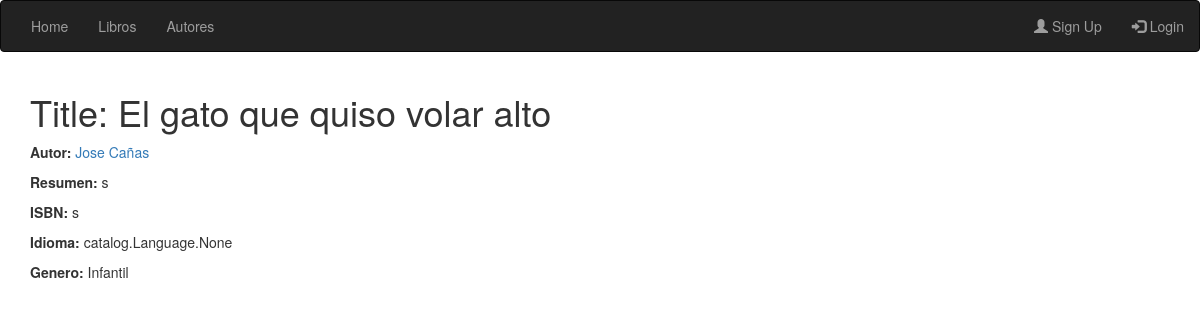
The app's page /book/13, older data.
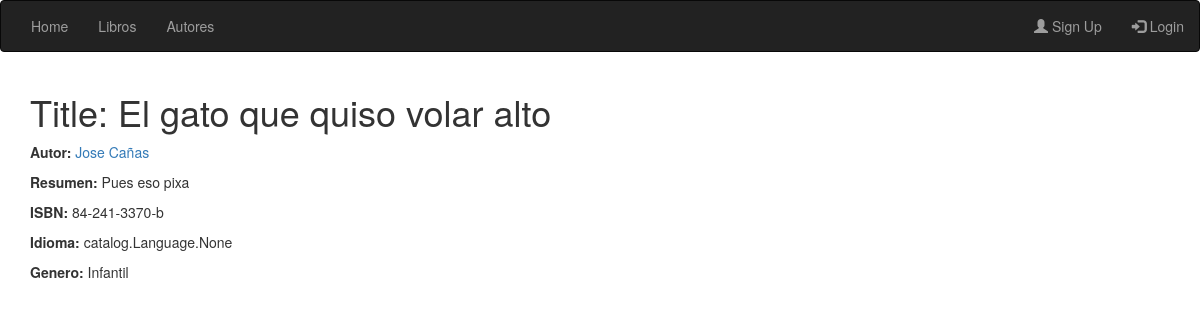
The same page, newer data.
### catalog/models.py (models this page shows, shortened)
class Book (models.Model):
    title = models.CharField(max_length=128, help_text="Escribe el titulo del libro que desea guardar e.j: THE 100")
    author = models.ForeignKey(Author, on_delete=models.SET_DEFAULT, default=1)
    summary = models.TextField(max_length=500, help_text="Escribe un breve resumen del libro")
    isb = models.CharField('ISBN', max_length=13, help_text="Escribe un ISBN valido (13 caracteres)")
    genre = models.ManyToManyField(Genre, help_text="Selecciona un genero literario")
    language = models.ManyToManyField(Language, help_text="Selecciona los idiomas que esta escrito el libro")
    date_published = models.DateField(null=True)
    user = models.ForeignKey(User, default=1, on_delete=models.CASCADE)

class Author(models.Model):
    first_name = models.CharField(max_length=32)
    second_name = models.CharField(max_length=32)
    native_language = models.OneToOneField(Language, on_delete=models.SET_NULL, null=True,
                                           help_text="Selecciona el lenguage nativo de escritura del autor")
    def __str__(self):
        return '%s  %s' % (self.first_name, self.second_name)

### catalog/views.py (the view)
# urls.py: path('book/<int:pk>', views.BookDetailView.as_view(), name='book_detail'),
class BookDetailView(generic.DetailView):
    template_name = 'catalog/book_detail.html'
    model = Book

### catalog/models.py (called while the page is built)
    def __str__(self):
        return self.name

### templates/catalog/book_detail.html (shortened to what this page needs)
{% extends 'generic.html' %}
{% block content %}
    <div class="container">
        <div class="list-group">
            <h1>Title: {{ book.title }}</h1>
            <p><strong>Autor:</strong> <a href="{% url 'author_detail' book.author.pk %}">{{ book.author }}</a></p>
            <p><strong>Resumen:</strong> {{ book.summary }}</p>
            <p><strong>ISBN:</strong> {{ book.isb }}</p>
            <p><strong>Idioma:</strong> {{ book.language }}</p>
            <p><strong>Genero:</strong> {% for genre in book.genre.all %}{{genre}}{% if not forloop.last %}, {% endif %}{% endfor %}</p>
          </div>
    </div>
{% endblock %}

Row changes from the older to the newer data that the page shows:
changed Book "El gato que quiso volar alto": summary "s" → "Pues eso pixa"; isb "s" → "84-241-3370-b"
